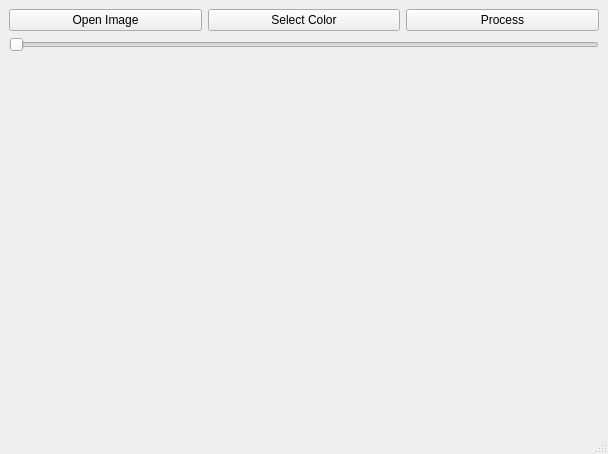
<?xml version="1.0" encoding="UTF-8"?>
<ui version="4.0">
 <class>MainWindow</class>
 <widget class="QMainWindow" name="MainWindow">
  <property name="geometry">
   <rect>
    <x>0</x>
    <y>0</y>
    <width>608</width>
    <height>454</height>
   </rect>
  </property>
  <property name="windowTitle">
   <string>MainWindow</string>
  </property>
  <widget class="QWidget" name="centralwidget">
   <layout class="QVBoxLayout" name="verticalLayout">
    <item>
     <layout class="QHBoxLayout" name="horizontalLayout">
      <item>
       <widget class="QPushButton" name="openButton">
        <property name="text">
         <string>Open Image</string>
        </property>
       </widget>
      </item>
      <item>
       <widget class="QPushButton" name="selectColorButton">
        <property name="text">
         <string>Select Color</string>
        </property>
       </widget>
      </item>
      <item>
       <widget class="QPushButton" name="processButton">
        <property name="text">
         <string>Process</string>
        </property>
       </widget>
      </item>
     </layout>
    </item>
    <item>
     <widget class="QSlider" name="horizontalSlider">
      <property name="maximum">
       <number>255</number>
      </property>
      <property name="orientation">
       <enum>Qt::Horizontal</enum>
      </property>
     </widget>
    </item>
    <item>
     <widget class="QLabel" name="imgLabel">
      <property name="text">
       <string/>
      </property>
     </widget>
    </item>
   </layout>
  </widget>
  <widget class="QMenuBar" name="menubar">
   <property name="geometry">
    <rect>
     <x>0</x>
     <y>0</y>
     <width>608</width>
     <height>21</height>
    </rect>
   </property>
  </widget>
  <widget class="QStatusBar" name="statusbar"/>
 </widget>
 <resources/>
 <connections/>
</ui>
